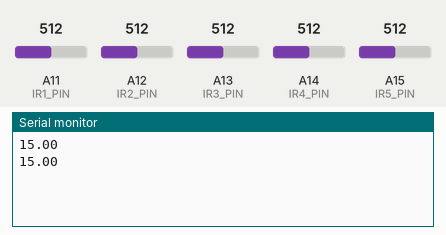
Recording of a sketch running on a simulated Arduino Mega 2560, built with avr-gcc and run on an emulated ATmega2560. Shown: the last lines printed to the serial monitor. Inputs (shaded band) come from the test bench; at power-on: A11 (IR1_PIN) = 512, A12 (IR2_PIN) = 512, A13 (IR3_PIN) = 512, A14 (IR4_PIN) = 512, A15 (IR5_PIN) = 512.

Above: at 2.8 s.
2.9 s: A11 (IR1_PIN) set to 970
At 5.2 s:
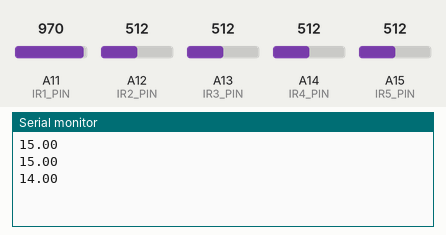
5.6 s: A12 (IR2_PIN) set to 970
At 6.8 s:
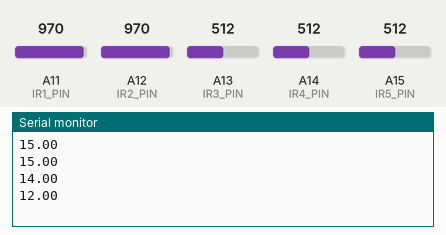
8.3 s: A13 (IR3_PIN) set to 970
At 10.8 s:
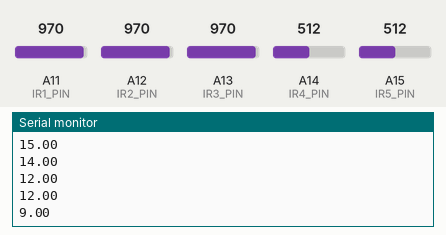
11.0 s: A14 (IR4_PIN) set to 970
At 12.7 s:
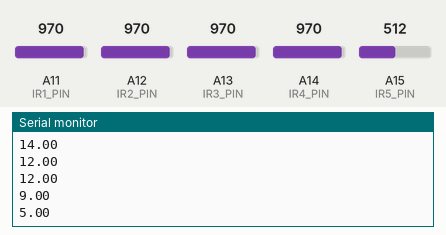
13.7 s: A15 (IR5_PIN) set to 970
At 15.4 s:
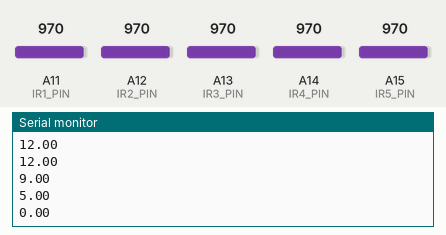
16.4 s: A11 (IR1_PIN) set to 950
At 18.5 s:
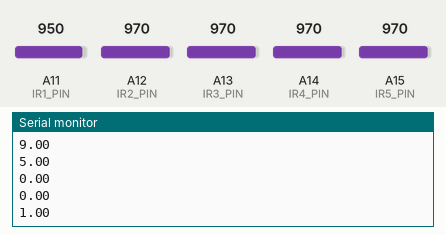
Timing chart, 0 to 20.0 s (numbered marks = the images above; inputs shaded):
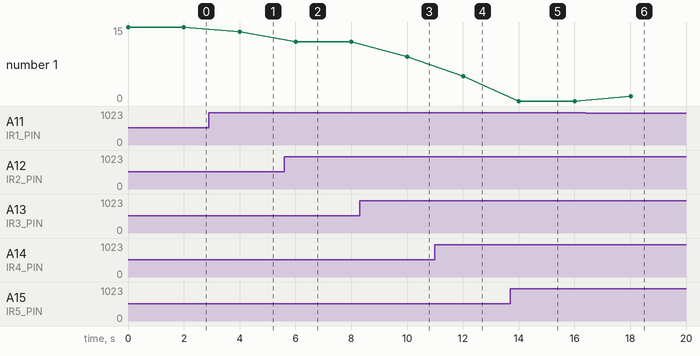

Measured:
- after the input at 2.9 s, the serial monitor: prints a new line after 1.1 s (image 1)
- after the input at 5.6 s, the serial monitor: prints a new line after 0.40 s (image 2)
- after the input at 8.3 s, the serial monitor: prints a new line after 1.7 s (image 3)
- after the input at 11.0 s, the serial monitor: prints a new line after 1.0 s (image 4)
- after the input at 13.7 s, the serial monitor: prints a new line after 0.31 s (image 5)
- after the input at 16.4 s, the serial monitor: prints a new line after 1.6 s (image 6)
- plotted number 1: 15 → 14 after the input at 2.9 s, 14 → 12 after the input at 5.6 s, 12 → 9 after the input at 8.3 s, 9 → 5 after the input at 11.0 s, 5 → 0 after the input at 13.7 s

The sketch:

lab02-b-calibrate.ino
```cpp
float max[5]={665,800,785,690,850};
float min[5]={980,983,982,980,981};
float norm[5];
#define IR1_PIN A11
#define IR2_PIN A12
#define IR3_PIN A13
#define IR4_PIN A14
#define IR5_PIN A15
float IR1Val, IR2Val, IR3Val, IR4Val, IR5Val;
void setup() {
  // put your setup code here, to run once:
  //grab our ranges and normalized values and shit
  Serial.begin(9600);
}

void loop() {
  IR1Val = analogRead(IR1_PIN);
  IR2Val = analogRead(IR2_PIN);
  IR3Val = analogRead(IR3_PIN);
  IR4Val = analogRead(IR4_PIN);
  IR5Val = analogRead(IR5_PIN);
  float irs[5]={IR1Val,IR2Val,IR3Val,IR4Val,IR5Val};
  for(int i=0;i<5;i++){
    if(irs[i]<960){
      norm[i]=1;
    }else{
      norm[i]=0;
    }
  }
  float weight=round((norm[0])+(norm[1]*2)+(norm[2]*3)+(norm[3]*4)+(norm[4]*5));
  // Serial.println("IR1");
  // Serial.println(norm[0]);
  // Serial.println("IR2");
  // Serial.println(norm[1]);
  // Serial.println("IR3");
  // Serial.println(norm[2]);
  // Serial.println("IR4");
  // Serial.println(norm[3]);
  // Serial.println("IR5");
  // Serial.println(norm[4]);
  // Serial.println(weight);
  Serial.println(weight);

  delay(2000);

}
```
